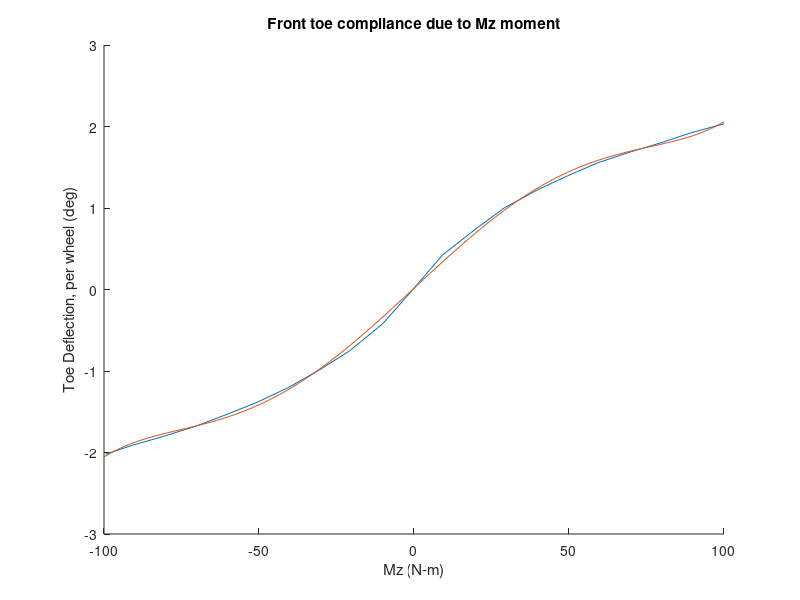
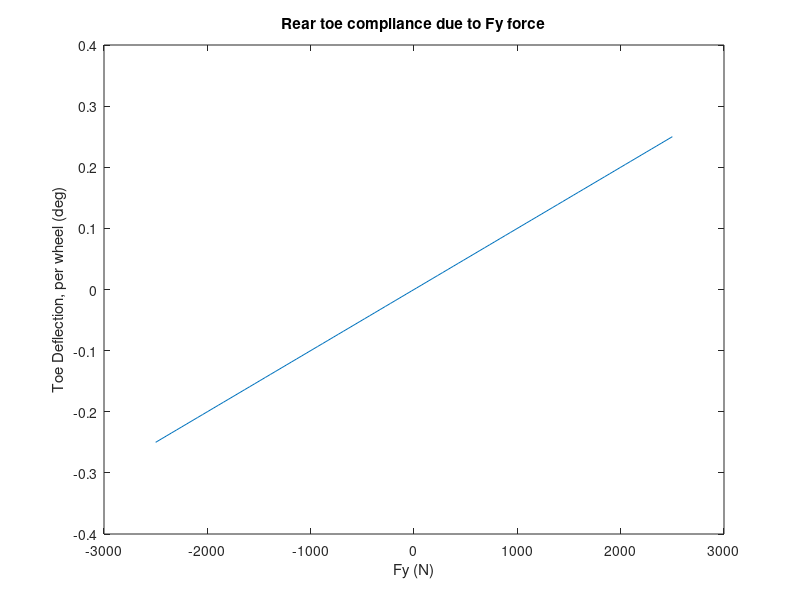

Here is the MATLAB script that generated these plots, in order:
%{

%% Overview
This script creates and plots math models representing compliance test data

%% Details:
All compliances effect the overall vehicle damping coefficient which should
be accuretly modeled because that is what torque vectoring active controllers
 are trying to improve upon. See the compliance manifestor ppts in the 
VD research folder on the OneDrive. The following two are the biggest
 contributors, because changes in slip angle (anyting toe related) result
 in the largest changes in the tire forces, and because these compliances
 individually act on only one side of the car, resulting in a balance
 change.

 Mz Front Steer Compliance (aka ENF): important because deflection due to bad 
steering rack/column design. Generally non-linear. The data is from 
Vishnu Sanjay from 4ze racing, it should be of the same magnituide until 
we can measure our own cars.

Fy Rear Steer Compliance (aka EYR): biggest contribution to rear toe
compliance. Generally linear. Singificant factor in transient response.
Typical values are 0.1 deg/1000 N for FSAE (again, should be measured).

Rear Roll Steer Compliance: not modeled, could have big influence on rear
suspension.

Fx Rear Steer Compliance: not modeled - deflection of toe due to accel/braking of rear
wheels. Also important factor, however not modeled because eliminating bump
steer will have a bigger effect on toe reduction from Fx forces.

%% TODO:
- quantify these compliances with actual test data

%}

%% ENF Compliance
% this is a non-linear model for ENF compliance. It is common to use a
% simple linear model and specify compliance as [deg per 100 N-m]

% 1st column: Mz (N-m), 2nd column: toe deflection (deg)
enf_data = csvread("mz_steer_compliance_test_data.csv");

% fit a polynomial to the data
enf_model = polyfit(enf_data(:,1), enf_data(:,2), 5);

% view raw data and model
mz_grid = linspace(-100, 100, 100);
enf_deflection = polyval(enf_model, mz_grid);

figure;
hold on;
plot(enf_data(:,1), enf_data(:,2));
plot(mz_grid, enf_deflection);
title("Front toe compliance due to Mz moment");
xlabel("Mz (N-m)");
ylabel("Toe Deflection, per wheel (deg)");
hold off;

%% EYR Compliance
% Note: depending on how the toe link is designed on the car, Fy force will
% either contribute to (+) or (-) toe change resulting in an over or
% under steering effect. Typically (+) means toe out and (-) is toe-in
eyr_gain = 0.1; % [deg per 1000 N]

fy_grid = linspace(-2500, 2500, 100);
fyr_deflection = fy_grid * eyr_gain/1000;

figure;
plot(fy_grid, fyr_deflection);
title("Rear toe compliance due to Fy force");
xlabel("Fy (N)");
ylabel("Toe Deflection, per wheel (deg)");

